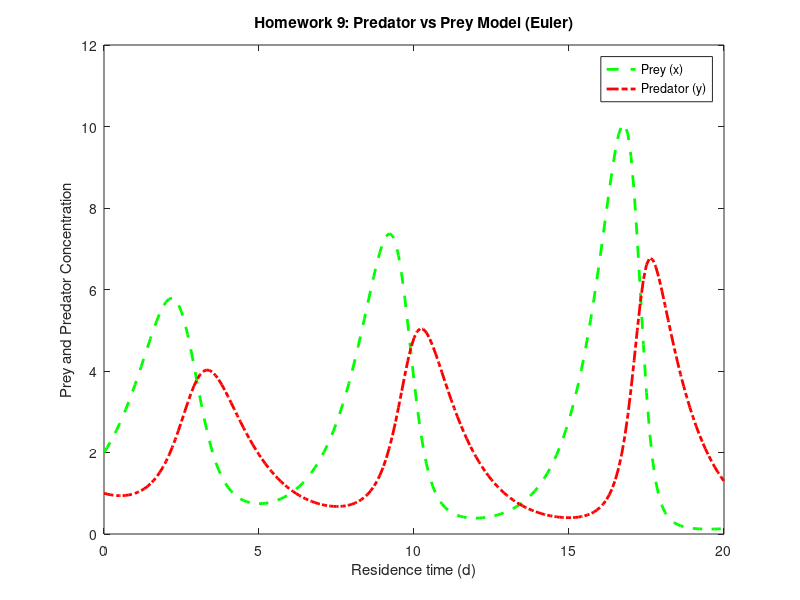
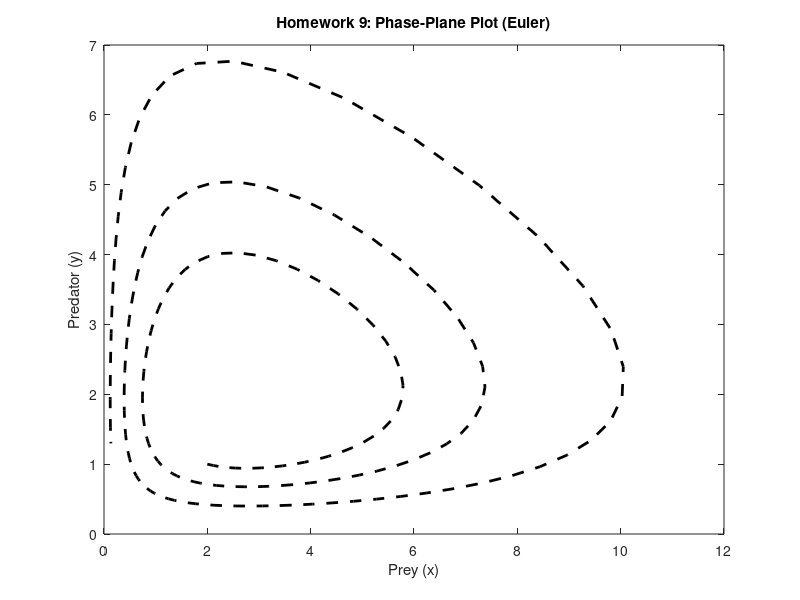

Here is the MATLAB script that generated these plots, in order:
%Homework 9 Part 1 Problem 28.17a and 28.17d
%Code from Lecture 9
clc
clear

% *** Input Data ************************************************
del_time_max= .1; %1/d  % maximum time step allowed
t_end = 20;         % days
a = 1.2;
b = 0.6;
c = 0.8;
d = 0.3;

x_int = 2;
y_int = 1;

%****************** Do the computation Euler**************************
i = 1;
time = 0;
%initial values
y(1,1) = x_int; 
y(1,2) = y_int;

while time < t_end
    if (time > t_end)
        del_time_max = time - t_end;
        time = time+del_time_max;
    end
    
    dxdt = a*y(i,1)-b*y(i,1)*y(i,2);
    dydt = -c*y(i,2)+d*y(i,1)*y(i,2);
    
    y(i+1,1) = y(i,1) + dxdt*del_time_max;
    y(i+1,2) = y(i,2) + dydt*del_time_max;
    
    time = time+del_time_max;
    i = i+1;
end

% In all cases use singleprecision
% variables, a step size of 0.1, and simulate from t= 0 to 20.
% Develop phase-plane plots for all cases.
t = [0:del_time_max:t_end];

figure(1)
plot(t,y(:,1),'g--','LineWidth',2) 
 hold on
 plot(t,y(:,2),'r-.','LineWidth',2)
xlabel('Residence time (d)')
ylabel('Prey and Predator Concentration')
title('Homework 9: Predator vs Prey Model (Euler)');
legend('Prey (x)','Predator (y)')
print('hw9euler','-dpng');
hold off

figure(2)
plot(y(:,1),y(:,2),'k--','LineWidth',2)
title('Homework 9: Phase-Plane Plot (Euler)');
xlabel('Prey (x)')
ylabel('Predator (y)')
print('hw9phaseplaneeuler','-dpng');
grid
